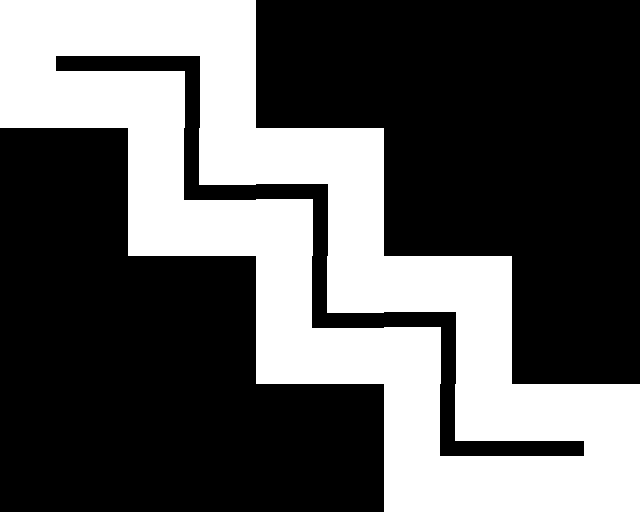

A 2D game scene composited from a Tiled map and its tileset images. What follows is a short description and the map's XML, with every tile layer's data as written:
An orthogonal 5x4 tile map with 128x128 px tiles, 1 tile layer (Tile Layer 1).

<map version="1.2" tiledversion="1.3.4" orientation="orthogonal" renderorder="right-down" width="5" height="4" tilewidth="128" tileheight="128" infinite="0" nextlayerid="2" nextobjectid="1">
 <tileset firstgid="1" name="g1" tilewidth="128" tileheight="128" tilecount="15" columns="0">
  <grid orientation="orthogonal" width="1" height="1" />
  <tile id="0">
   <image width="128" height="128" source="../tileset/0.bmp" />
  </tile>
  <tile id="1">
   <image width="128" height="128" source="../tileset/1.bmp" />
  </tile>
  <tile id="2">
   <image width="128" height="128" source="../tileset/2.bmp" />
  </tile>
  <tile id="3">
   <image width="128" height="128" source="../tileset/3.bmp" />
  </tile>
  <tile id="4">
   <image width="128" height="128" source="../tileset/4.bmp" />
  </tile>
  <tile id="5">
   <image width="128" height="128" source="../tileset/5.bmp" />
  </tile>
  <tile id="6">
   <image width="128" height="128" source="../tileset/6.bmp" />
  </tile>
  <tile id="7">
   <image width="128" height="128" source="../tileset/7.bmp" />
  </tile>
  <tile id="8">
   <image width="128" height="128" source="../tileset/8.bmp" />
  </tile>
  <tile id="9">
   <image width="128" height="128" source="../tileset/9.bmp" />
  </tile>
  <tile id="10">
   <image width="128" height="128" source="../tileset/10.bmp" />
  </tile>
  <tile id="11">
   <image width="128" height="128" source="../tileset/11.bmp" />
  </tile>
  <tile id="12">
   <image width="128" height="128" source="../tileset/12.bmp" />
  </tile>
  <tile id="13">
   <image width="128" height="128" source="../tileset/13.bmp" />
  </tile>
  <tile id="14">
   <image width="128" height="128" source="../tileset/14.bmp" />
  </tile>
 </tileset>
 <layer id="1" name="Tile Layer 1" width="5" height="4">
  <data encoding="csv">
2,9,0,0,0,
0,7,9,0,0,
0,0,7,9,0,
0,0,0,7,4
</data>
 </layer>
</map>
